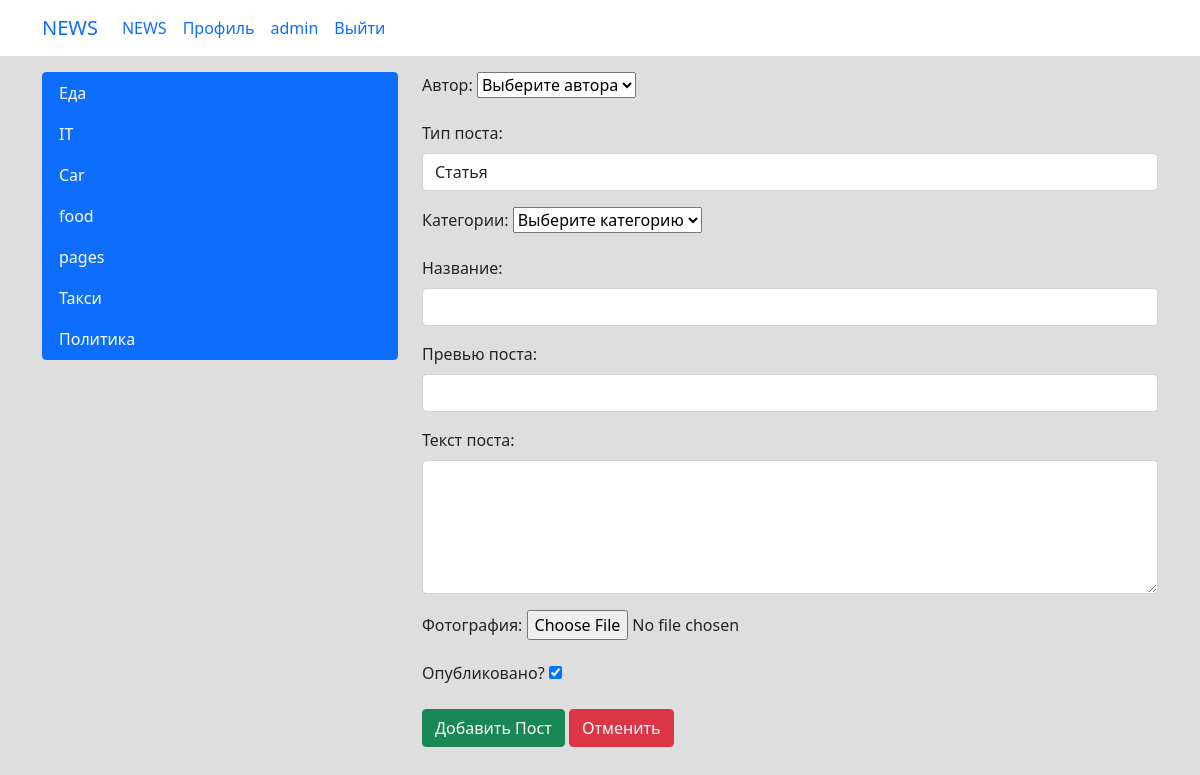
Page /news/add/ (signed in) on the earlier database version.
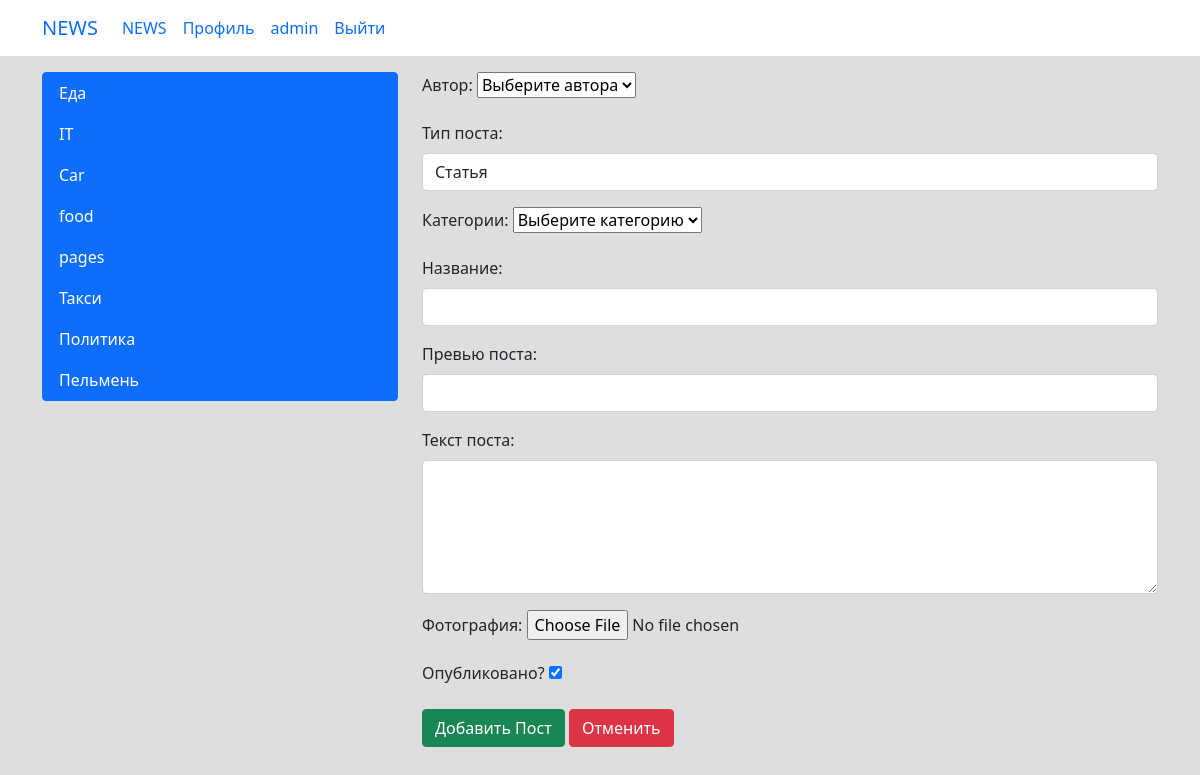
Same page on the later database version.
### news/models.py (models this page shows)
class Category(models.Model):
    category_name = models.CharField(max_length=64, unique=True)
    subscribers = models.ManyToManyField(User, blank=True, null=True)
    class Meta:
        verbose_name = 'Категория'
        verbose_name_plural = 'Категории'
    def __str__(self):
        return self.category_name

### news/views.py (the view)
# urls.py: path('add/', newsCreate.as_view(), name='news_add'),
class newsCreate(LoginRequiredMixin, PermissionRequiredMixin, CreateView):
    model = Post
    template_name = 'news/news_add.html'
    form_class = NewsForm
    permission_required = 'news.add_post'
    def get_context_data(self, **kwargs):
        context = super().get_context_data(**kwargs)
        context['cate'] = Category.objects.all()
        return context

### news/forms.py
class NewsForm(ModelForm):
    public = BooleanField(label='Опубликовано?', initial=True, required=False)
    category_id = ModelChoiceField(queryset=Category.objects.all(), label='Категория', empty_label='Выберите категорию')
    PostAuthor = ModelChoiceField(queryset=Author.objects.all(), label='Автор', empty_label='Выберите автора')
    class Meta:
        model = Post
        fields = [
            'PostAuthor',
            'title',
            'positions',
            'category_id',
            'previewName',
            'text',
            'photo',
            'public'
        ]
        widgets = {
            'PostAuthor': forms.Select(attrs={'class': 'form-control'}),
            'title': forms.TextInput(attrs={'class': 'form-control'}),
            'positions': forms.Select(attrs={'class': 'form-control'}),
            'category_id': forms.Select(attrs={'class': 'form-control'}),
            'previewName': forms.TextInput(attrs={'class': 'form-control'}),
            'text': forms.Textarea(attrs={'class': 'form-control', 'rows': 5}),
        }

### news/models.py (called while the page is built)
    def __str__(self):
        return str(self.authorUser)

### templates/news/news_add.html (shortened to what this page needs)
{% extends 'flatpages/base.html' %} {% load custom_filters %}
{%block sidebar%}
<div class="col-md-4">
    <div class="list-group">
        {%for el in cate%}
        <a href="{% url 'cate_filter' el.pk %}" class="list-group-item list-group-item-action active">{{el.category_name}}</a>
        {%endfor%}
    </div>
</div>
{%endblock%}
{%block content%}
<div class="col-md-8">
    <form method="post" enctype="multipart/form-data">
        <div class="mb-3">
            <label for="{{form.PostAuthor.id_for_label}}" class="form-label">Автор: </label>
            {{form.PostAuthor}}
        </div>
        <div class="mb-3">
            <label for="{{form.positions.id_for_label}}" class="form-label">Тип поста: </label>
            {{form.positions}}
        </div>
        <div class="mb-3">
            <label for="{{form.category_id.id_for_label}}" class="form-label">Категории: </label>
            {{form.category_id}}
        </div>
        <div class="mb-3">
            <label for="{{form.title.id_for_label}}" class="form-label">Название: </label>
            {{form.title}}
        </div>
        <div class="mb-3">
            <label for="{{form.previewName.id_for_label}}" class="form-label">Превью поста: </label>
            {{form.previewName}}
        </div>
        <div class="mb-3">
            <label for="{{form.text.id_for_label}}" class="form-label">Текст поста: </label>
            {{form.text}}
        </div>
        <div class="mb-3">
            <label for="{{form.photo.id_for_label}}" class="form-label">Фотография: </label>
            {{form.photo}}
        </div>
        <div class="mb-3">
            <label for="{{form.public.id_for_label}}" class="form-label">Опубликовано? </label>
            {{form.public}}
        </div>
        <input type="submit" class="btn btn-success" value="Добавить Пост">
        <input type="submit" class="btn btn-danger" onclick="history.back()" value="Отменить">
    </form>
</div>
{%endblock%}

Differences in the rows shown:
added Category: category_name "Пельмень"
